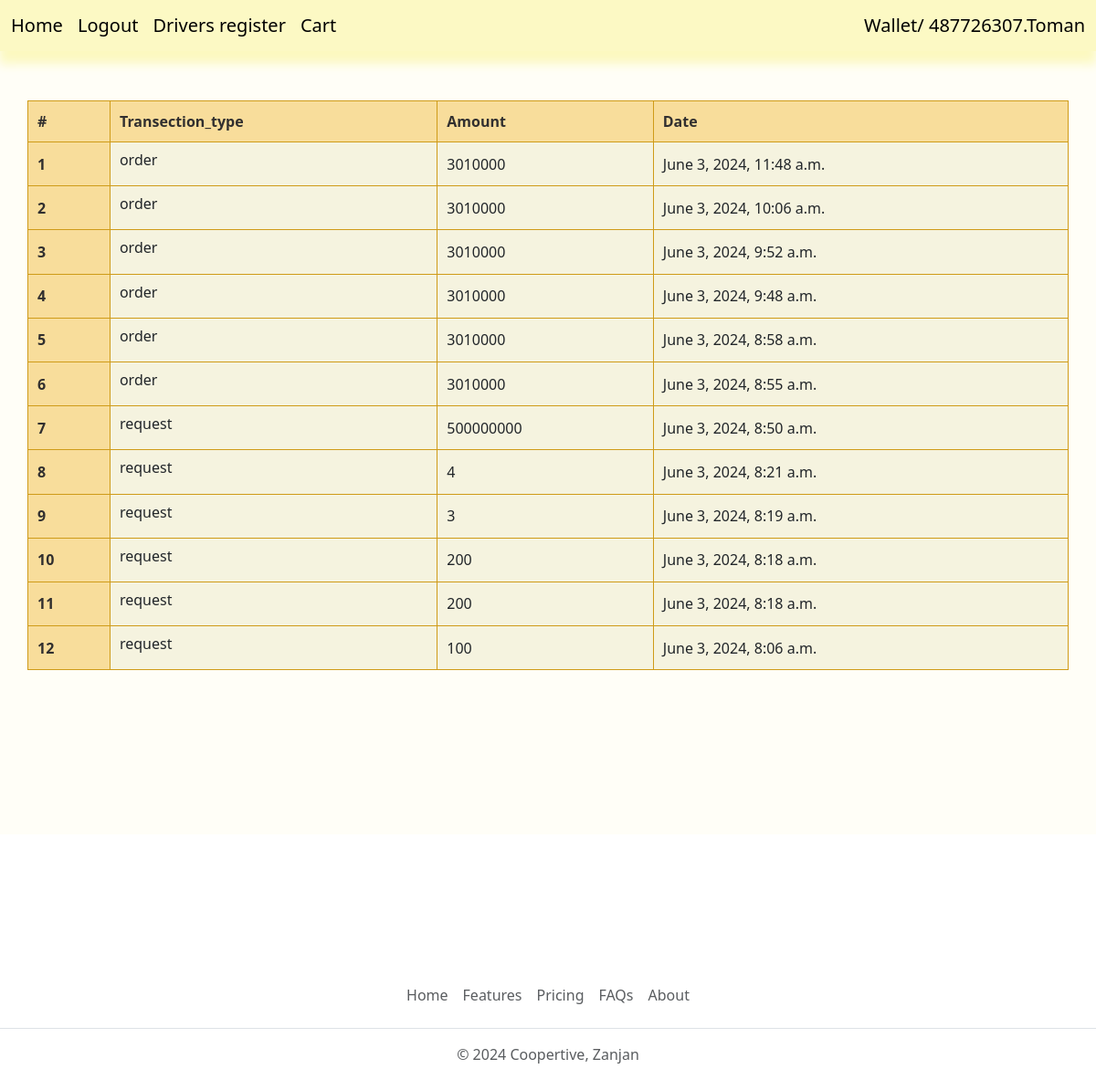
Before: /accounts/user/transection/2/ (signed in) with the older database file.
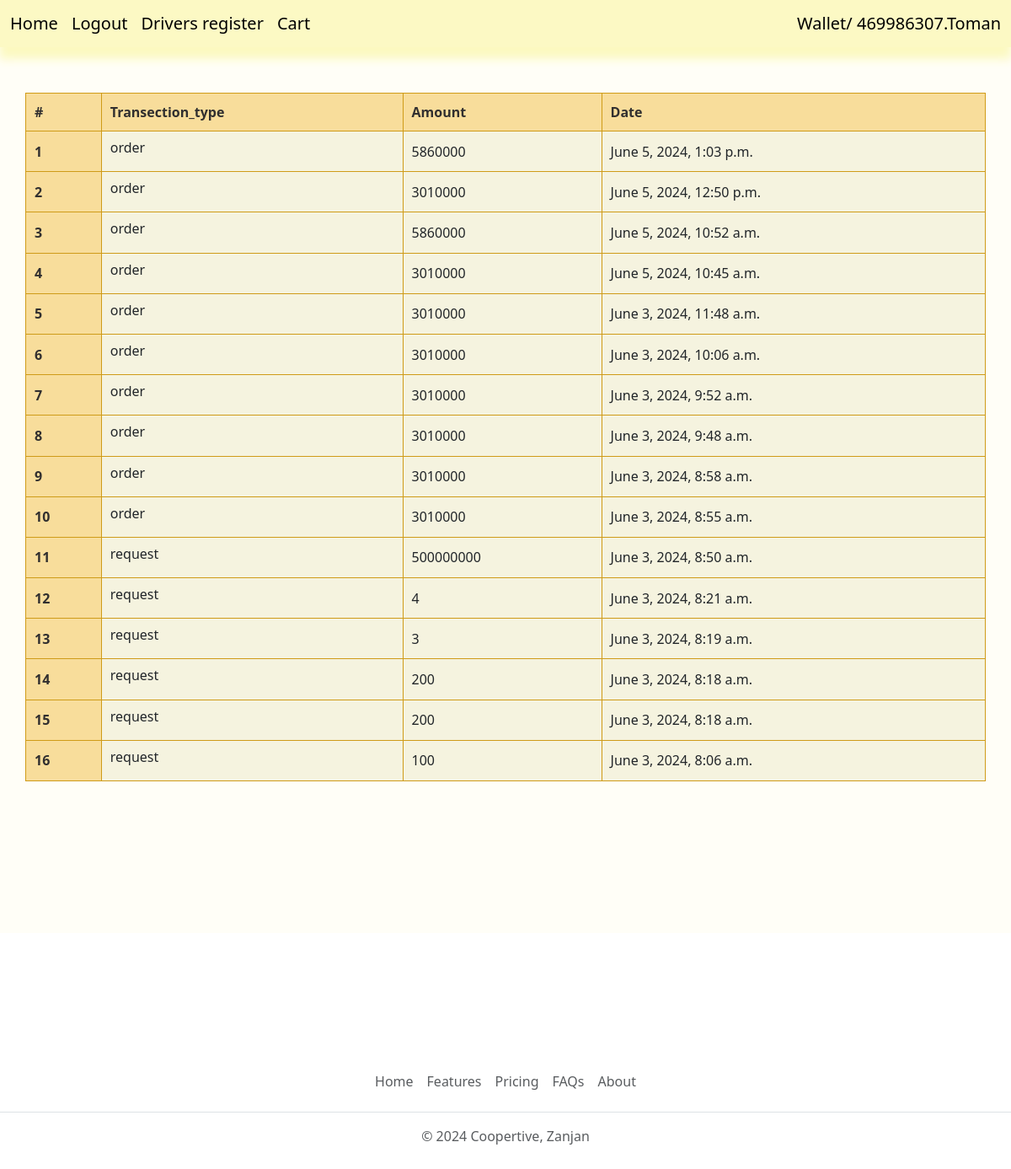
After: the same page with the newer database file.
### accounts/models.py (models this page shows, shortened)
class User(AbstractUser):
    email = models.EmailField(max_length=250, unique=True)
    choice = (('1', 'user'),('2', 'driver'),('3', 'admin'))
    user_type = models.CharField(max_length=10, choices=choice)
    objects = UserManager()
    USERNAME_FIELD = 'email'
    REQUIRED_FIELDS = ['user_type', 'username']

class Wallet(models.Model):
    user = models.OneToOneField(User, on_delete=models.CASCADE, related_name='user_wallet')
    balance = models.IntegerField(default=0)

class TransectionLog(models.Model):
    choice = (('1', 'request'),('2', 'order'))
    transection_type = models.CharField(max_length=10, choices=choice, null=True)
    wallet = models.ForeignKey(Wallet, on_delete=models.CASCADE)
    amount = models.IntegerField()
    created = models.DateTimeField(auto_now_add=True)

### accounts/views.py (the view)
# urls.py: path('user/transection/<int:user_id>/', views.TransectionLogListView.as_view(), name='user_transection'),
class TransectionLogListView(LoginRequiredMixin, View):
    def get(self, request, user_id):
        try:
            get_transection = TransectionLog.objects.filter(wallet__user__id=user_id).order_by('-created')
            return render(request, 'accounts/transection_log/transection_log_list.html', {'get_transection':get_transection})
        except:
            pass

### accounts/templates/accounts/transection_log/transection_log_list.html (shortened to what this page needs)
{% extends 'base.html' %}
{% block content %}
<br>
<table class="myTable" >
    <thead>
      <tr>
        <th>#</th>
        <th scope="col"> Transection_type</th>
        <th scope="col">Amount</th>
        <th scope="col">Date</th>
      </tr>
    </thead>
    <tbody>
    {% for transection in get_transection %}
        <tr>
            <th scope="row">{{ forloop.counter }}</th>
            <td> {% if transection.transection_type == '1' %}
                    <h6>request</h6>
                {% else %}
                    <h6>order</h6>
                {% endif %}
            </td>
            <td>{{ transection.amount }}</td>
            <td>{{ transection.created }}</td>
        </tr>
    {% endfor %}
    </tbody>
</table>
{% endblock %}

### templates/inc/navbar.html (shortened to what this page needs)
<nav class="navbar navbar-expand-lg navbar-light" style="background-color: rgb(252, 249, 196);box-shadow: 0px 13px 11px 1px rgb(252, 249, 192);">
    <div class="container-fluid" style="width: 100%;">
        <div class="container" style="display: flex; align-items: center;  padding: 0; margin: 0; width: 100%;" >
            {% if request.user.is_authenticated and user.is_superuser %}
              <a class="navbar-brand" href="{% url 'accounts:admin_panel' %}">admin</a>
            {% elif request.user.is_authenticated and user.user_type == '2' %}
                <a class="navbar-brand" href="{% url 'accounts:driver_travel' user.id %}">Driver panel</a>
            {% else %}
              <a class="navbar-brand" href="{% url 'home:home' %}">Home</a>
            {% endif %}
            {% if request.user.is_authenticated %}
              <a class="navbar-brand" href="{% url 'accounts:user_logout' %}">Logout</a>
            {% else %}
              <a class="navbar-brand" href="{% url 'accounts:user_register' %}">Register</a>
              <a class="navbar-brand" href="{% url 'accounts:user_login' %}">Login</a>
            {% endif %}
            {% if request.user.is_authenticated and user.user_type == '1' %}
                <a class="navbar-brand" href="{% url 'accounts:driver_register' user.id %}">Drivers register</a>
                <a class="navbar-brand" href="{% url 'orders:orders_detail' user.id %}">Cart</a>
            {% elif request.user.is_authenticated and user.user_type == '2' %}
                <a class="navbar-brand" href="{% url 'accounts:driver_profile' user.id %}">Driver Profile</a>
            {% endif %}
          </div>
            <div style="margin: 0; padding: 0;">
              {% if request.user.is_authenticated and user.user_type == '1' %}
              <a class="navbar-brand" style="margin: 0; padding: 0;" href="{% url 'accounts:wallet_balance' %}" >Wallet/ {{ user.user_wallet.balance }}.Toman</a>
              {% endif %}
            </div>
          </div>
</nav>

Changed rows visible on the page:
changed User: user_wallet.balance "487726307" → "469986307"
added TransectionLog: transection_type "order"
added TransectionLog: transection_type "order"
added TransectionLog: transection_type "order"
added TransectionLog: transection_type "order"
